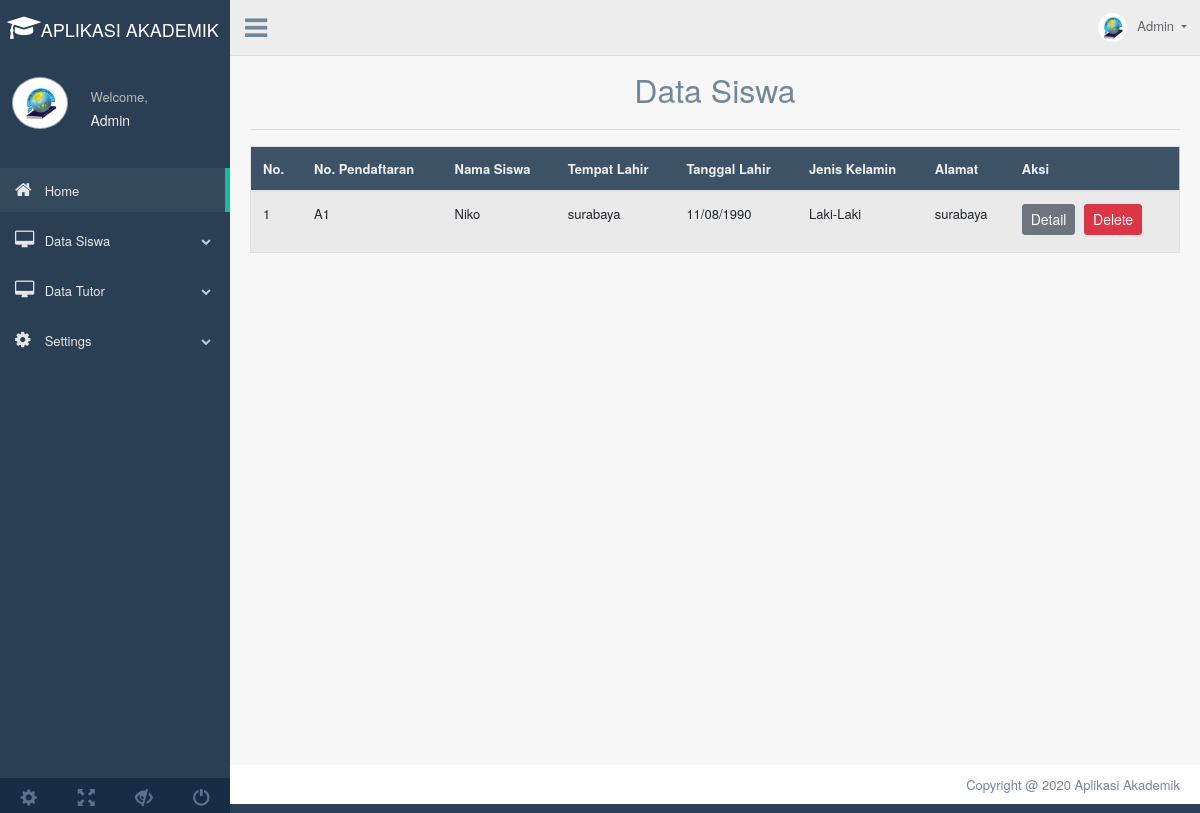
The app's page /index.php?page=tampil_siswa with its own data.
### tables this page shows
CREATE TABLE `siswa` (
  `No_pendaftaran` varchar(200) NOT NULL,
  `Nama` varchar(200) NOT NULL,
  `Tempat_lahir` varchar(200) NOT NULL,
  `Tanggal_lahir` varchar(200) NOT NULL,
  `Jenis_kelamin` varchar(10) NOT NULL,
  `Alamat` varchar(200) NOT NULL,
  `Email` varchar(200) NOT NULL,
  `No_hp` varchar(200) NOT NULL,
  `Nama_orangtua` varchar(200) NOT NULL,
  `No_hp_orangtua` varchar(200) NOT NULL,
  `Tahun_masuk` varchar(200) NOT NULL
);

### siswa/tampil.php (the view, shortened to what this page needs)
 <?php
include('config.php');
?>
  <div class="container" style="margin-top:20px">
    <center><font size="6">Data Siswa</font></center>
    <hr>
    <div class="table-responsive">
    <table class="table table-striped jambo_table bulk_action">
      <thead>
        <tr>
          <th>No.</th>
          <th>No. Pendaftaran</th>
          <th>Nama Siswa</th>
          <th>Tempat Lahir</th>
          <th>Tanggal Lahir</th>
          <th>Jenis Kelamin</th>
          <th>Alamat</th>
          <th>Aksi</th>
        </tr>
      </thead>
      <tbody>
        <?php
        $sql = mysqli_query($koneksi, "SELECT * FROM siswa ORDER BY No_pendaftaran DESC") or die(mysqli_error($koneksi));
        if(mysqli_num_rows($sql) > 0){
          $no = 1;
          while($data = mysqli_fetch_assoc($sql)){
            echo '
            <tr>
              <td>'.$no.'</td>
              <td>'.$data['No_pendaftaran'].'</td>
              <td>'.$data['Nama'].'</td>
              <td>'.$data['Tempat_lahir'].'</td>
              <td>'.$data['Tanggal_lahir'].'</td>
              <td>'.$data['Jenis_kelamin'].'</td>
              <td>'.$data['Alamat'].'</td>
              <td>
                <a href="#='.$data['Id'].'" class="btn btn-secondary btn-sm">Detail</a>
                <a href="delete.php?No_pendaftaran='.$data['No_pendaftaran'].'" class="btn btn-danger btn-sm" onclick="return confirm(\'Yakin ingin menghapus data ini?\')">Delete</a>
              </td>
            </tr>
            ';
            $no++;
          }
        }else{
          echo '
          <tr>
            <td colspan="6">Tidak ada data.</td>
          </tr>
          ';
        }
        ?>
    </table>
  </div>
  </div>

### records on screen
siswa: No_pendaftaran "A1", Nama "Niko", Tempat_lahir "surabaya", Tanggal_lahir "11/08/1990", Jenis_kelamin "Laki-Laki", Alamat "surabaya"
